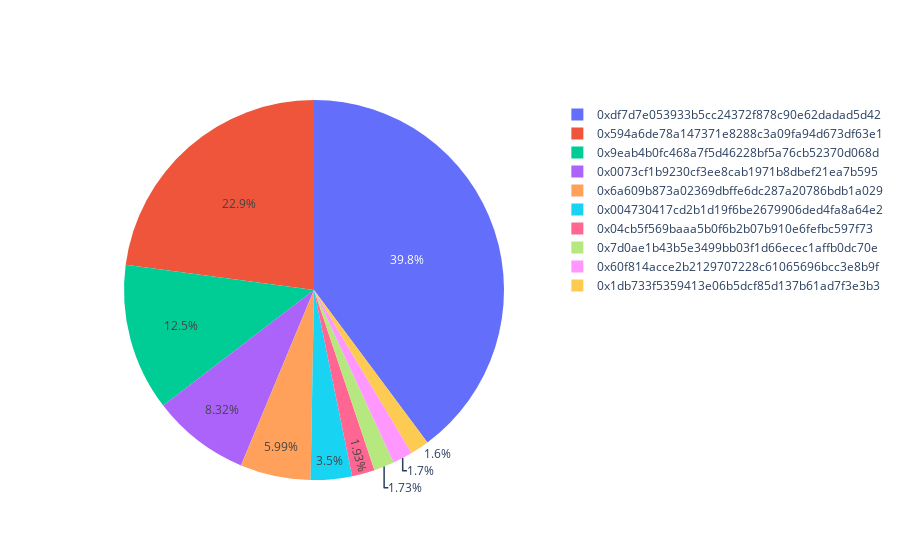

The code cell stored with this chart in its notebook:
### Code cell
labels = top_miners['miner']
values = top_miners['total_block_reward']
trace = go.Pie(labels = labels, values = values)
iplot([trace])

### Figure 1 — Plotly figure (JSON) as saved in the notebook; plotly's stock layout.template omitted (floating-point values rounded to 4 significant figures)
{"data": [{"labels": ["0xdf7d7e053933b5cc24372f878c90e62dadad5d42", "0x594a6de78a147371e8288c3a09fa94d673df63e1", "0x9eab4b0fc468a7f5d46228bf5a76cb52370d068d", "0x0073cf1b9230cf3ee8cab1971b8dbef21ea7b595", "0x6a609b873a02369dbffe6dc287a20786bdb1a029", "0x004730417cd2b1d19f6be2679906ded4fa8a64e2", "0x04cb5f569baaa5b0f6b2b07b910e6fefbc597f73", "0x7d0ae1b43b5e3499bb03f1d66ecec1affb0dc70e", "0x60f814acce2b2129707228c61065696bcc3e8b9f", "0x1db733f5359413e06b5dcf85d137b61ad7f3e3b3"], "type": "pie", "values": [63532, 36516, 19979, 13267, 9561, 5591, 3085, 2754, 2716, 2553]}], "layout": {}}
